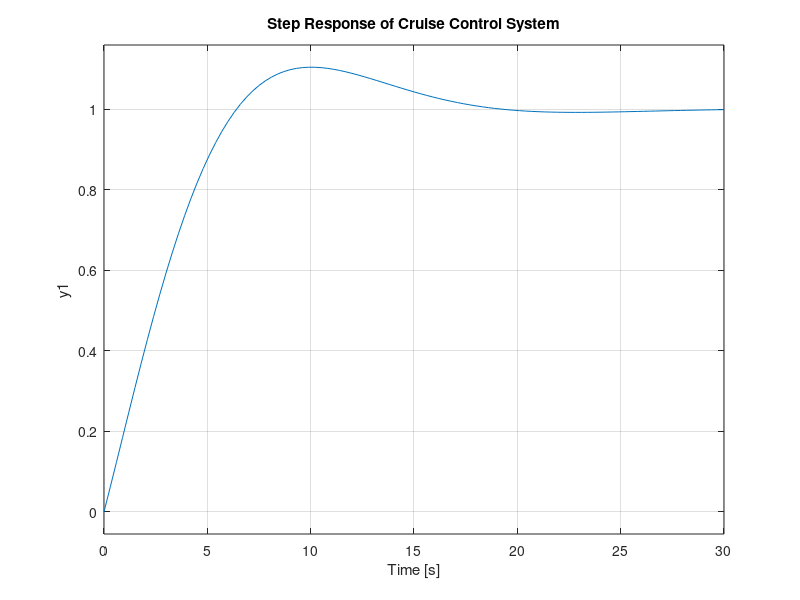
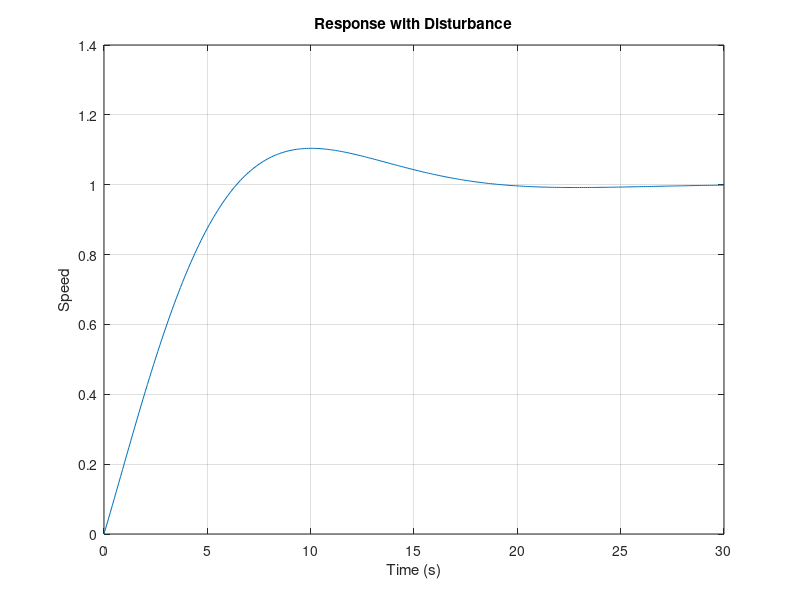

MATLAB code for these plots, in order:
% Electric Vehicle Cruise Control

clc;
clear;
close all;

% System Model
G = tf(1, [5 1]);

% PI Controller
Kp = 1;
Ki = 0.5;
C = pid(Kp, Ki);

% Closed Loop System
T = feedback(C*G, 1);

% Step Response
figure;
step(T);
title('Step Response of Cruise Control System');
grid on;

% Time vector
t = 0:0.1:30;
u = ones(size(t));

% Disturbance Simulation
[y, t] = lsim(T, u, t);

figure;
plot(t, y);
title('Response with Disturbance');
xlabel('Time (s)');
ylabel('Speed');
grid on;
